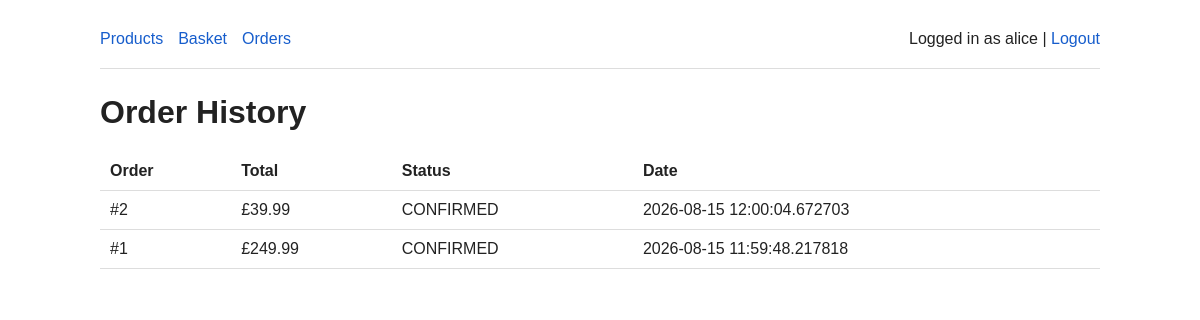
/orders (signed in), run on an earlier commit of the app's database.
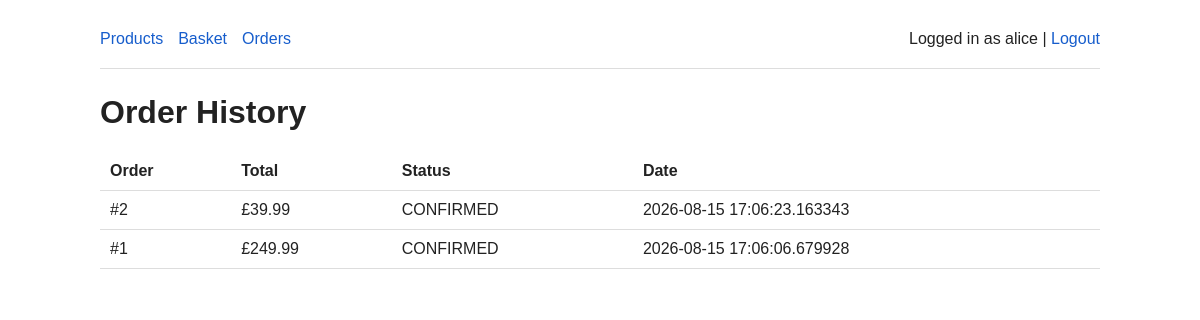
And on a later commit of the database.
### app/models.py (models this page shows)
class Order(db.Model):
    id = db.Column(db.Integer, primary_key=True)
    user_id = db.Column(db.Integer, db.ForeignKey("user.id"), nullable=False)
    total = db.Column(db.Float, nullable=False)
    status = db.Column(db.String(30), nullable=False, default="CONFIRMED")
    created_at = db.Column(db.DateTime, default=lambda: datetime.now(timezone.utc))
    items = db.relationship("OrderItem", backref="order", lazy=True, cascade="all, delete-orphan")

### app/routes.py (the view)
@web.route("/orders")
def orders():
    user = current_user()
    if not user:
        return redirect(url_for("web.login"))
    orders = Order.query.filter_by(user_id=user.id).order_by(Order.id.desc()).all()
    return render_template("orders.html", orders=orders, user=user)

### app/routes.py (called while the page is built)
def current_user():
    uid = session.get("user_id")
    return db.session.get(User, uid) if uid else None

### app/templates/orders.html
{% extends "base.html" %}
{% block content %}
<h1>Order History</h1>
{% if orders %}
<table>
<tr><th>Order</th><th>Total</th><th>Status</th><th>Date</th></tr>
{% for order in orders %}
<tr><td>#{{ order.id }}</td><td>£{{ "%.2f"|format(order.total) }}</td><td>{{ order.status }}</td><td>{{ order.created_at }}</td></tr>
{% endfor %}
</table>
{% else %}
<p>No orders yet.</p>
{% endif %}
{% endblock %}

What changed in the data, as far as the page shows it:
changed Order id 2: created_at "2026-08-15 12:00:04.672703" → "2026-08-15 17:06:23.163343"
changed Order id 1: created_at "2026-08-15 11:59:48.217818" → "2026-08-15 17:06:06.679928"
